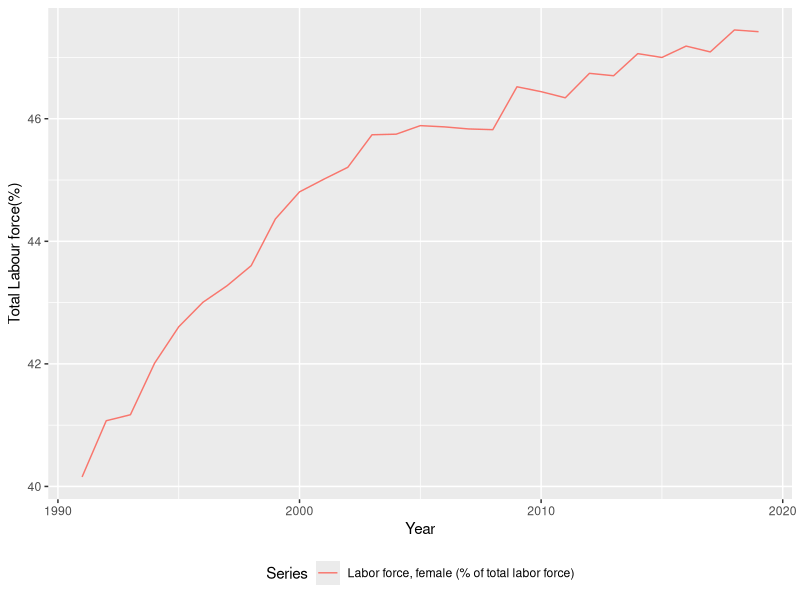
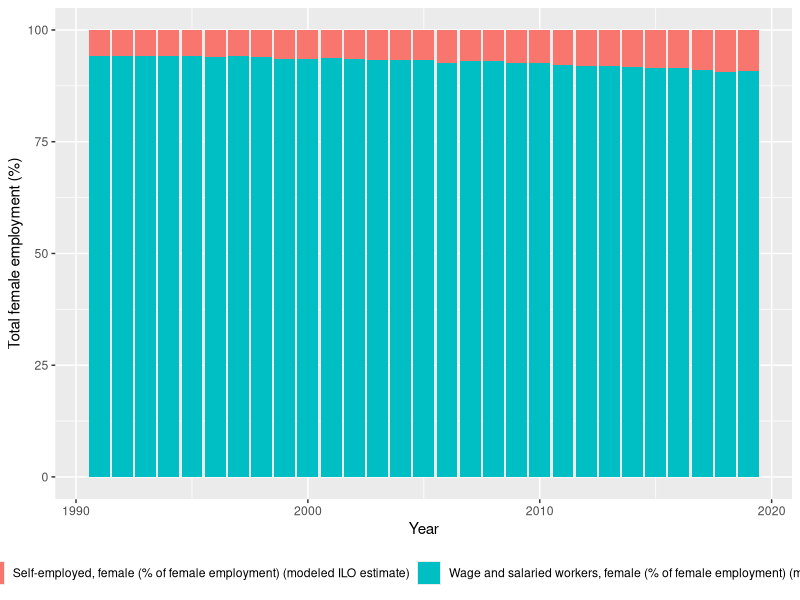
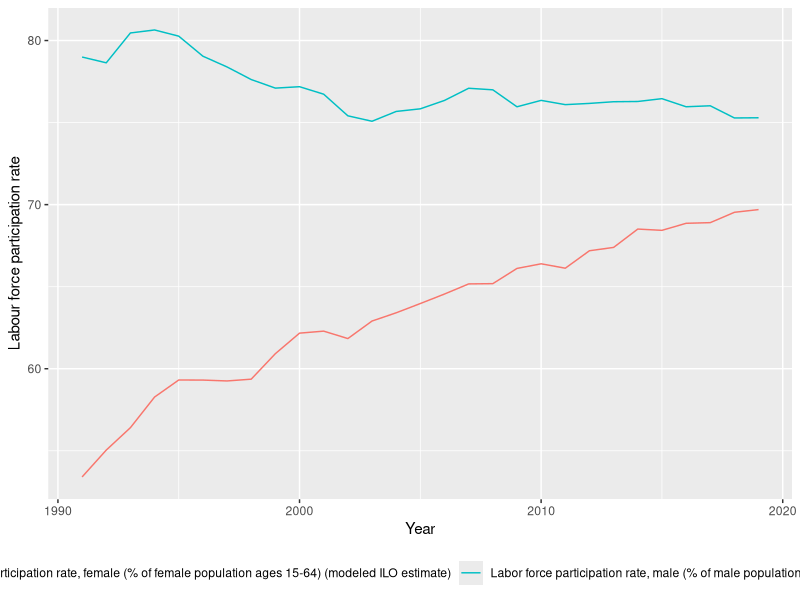
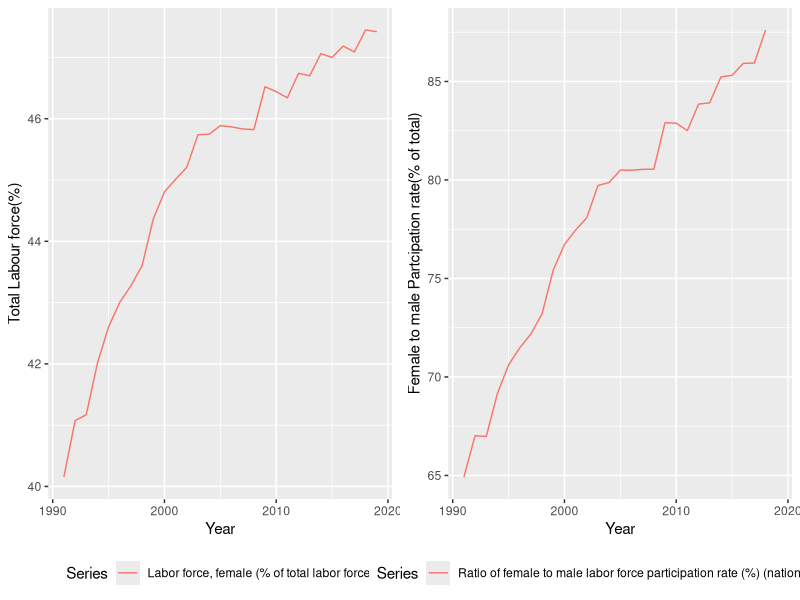

These figures' R source, in order:
## ---- chunk 1
knitr::opts_chunk$set(echo = TRUE)
## ---- chunk 2
library(tidyverse)
library(kableExtra)
library(bookdown)
library(lubridate)
library(knitr)
library(gridExtra)
## ---- chunk 3
data = read.csv("data/wdi_data.csv")
data = data[1:35,]

names(data)[5:54] = c(1970:2019)
names(data)[3] = c("Series")

data_value = data %>%
  select('1970':'2019')

data_value = data.frame(lapply(data_value, as.character), stringsAsFactors =FALSE)
data_value = data.frame(lapply(data_value, as.numeric))

data = data.frame(Series = data$Series, data_value)
names(data)[2:51] = c(1970:2019)

data_long = data %>%
  pivot_longer(`1970`:`2019`, names_to = "Year") %>%
  mutate(Year = as.factor(Year))

#use data_long for analysis.
## ---- chunk 4
israel_labour <- data_long %>% dplyr::filter(Series %in% c("Labor force, female (% of total labor force)",
                                                      "Ratio of female to male labor force participation rate (%) (national estimate)", "Self-employed, female (% of female employment) (modeled ILO estimate)" , "Wage and salaried workers, female (% of female employment) (modeled ILO estimate)",
                                                      "Labor force participation rate, female (% of female population ages 15-64) (modeled ILO estimate)","Labor force participation rate, male (% of male population ages 15-64) (modeled ILO estimate)"),
                                        Year %in% c(1991:2019))

## ---- chunk 5
israel_display <- israel_labour %>% pivot_wider(names_from = Series, values_from = value)

  kable(head(israel_display), caption = "Variables Summary") %>%
  kable_styling(bootstrap_options = c("striped", "hover", full_width = F)) %>%
    row_spec(0, angle = -90)

## ---- chunk 6
israel_labour$Year <-  as.numeric(as.character(israel_labour$Year))

## ---- chunk 7

plot_1 <- israel_labour %>% dplyr::filter(Series == "Labor force, female (% of total labor force)") %>%
  ggplot(aes(x = Year, y = value, color = Series))+
  geom_line()+
  xlab("Year")+
  ylab("Total Labour force(%)")+
  theme(legend.position="bottom")
  

plot_1
## ---- chunk 8

plot_2 <- israel_labour %>% dplyr::filter(Series %in% c("Self-employed, female (% of female employment) (modeled ILO estimate)" , "Wage and salaried workers, female (% of female employment) (modeled ILO estimate)")) %>% 
  ggplot(aes(x = Year, y = value, fill = Series))+
  geom_col()+
  xlab("Year")+
  ylab("Total female employment (%)")+
  theme(legend.position="bottom")
  

plot_2
## ---- chunk 9

plot_3 <- israel_labour %>% dplyr::filter(Series %in% c("Labor force participation rate, female (% of female population ages 15-64) (modeled ILO estimate)","Labor force participation rate, male (% of male population ages 15-64) (modeled ILO estimate)")) %>%
  ggplot(aes(x=Year,y=value, color = Series))+
  geom_line()+
  xlab("Year")+
  ylab("Labour force participation rate")+
  theme(legend.position="bottom")

plot_3
## ---- chunk 10
plot_4 <- israel_labour %>% dplyr::filter(Series %in% c("Ratio of female to male labor force participation rate (%) (national estimate)")) %>%
  ggplot(aes(x=Year,y=value, color = Series))+
  geom_line()+
  xlab("Year")+
  ylab("Female to male Partcipation rate(% of total)")+
  theme(legend.position="bottom")
                                         
## ---- chunk 11

grid.arrange(plot_1,plot_4, ncol=2)
